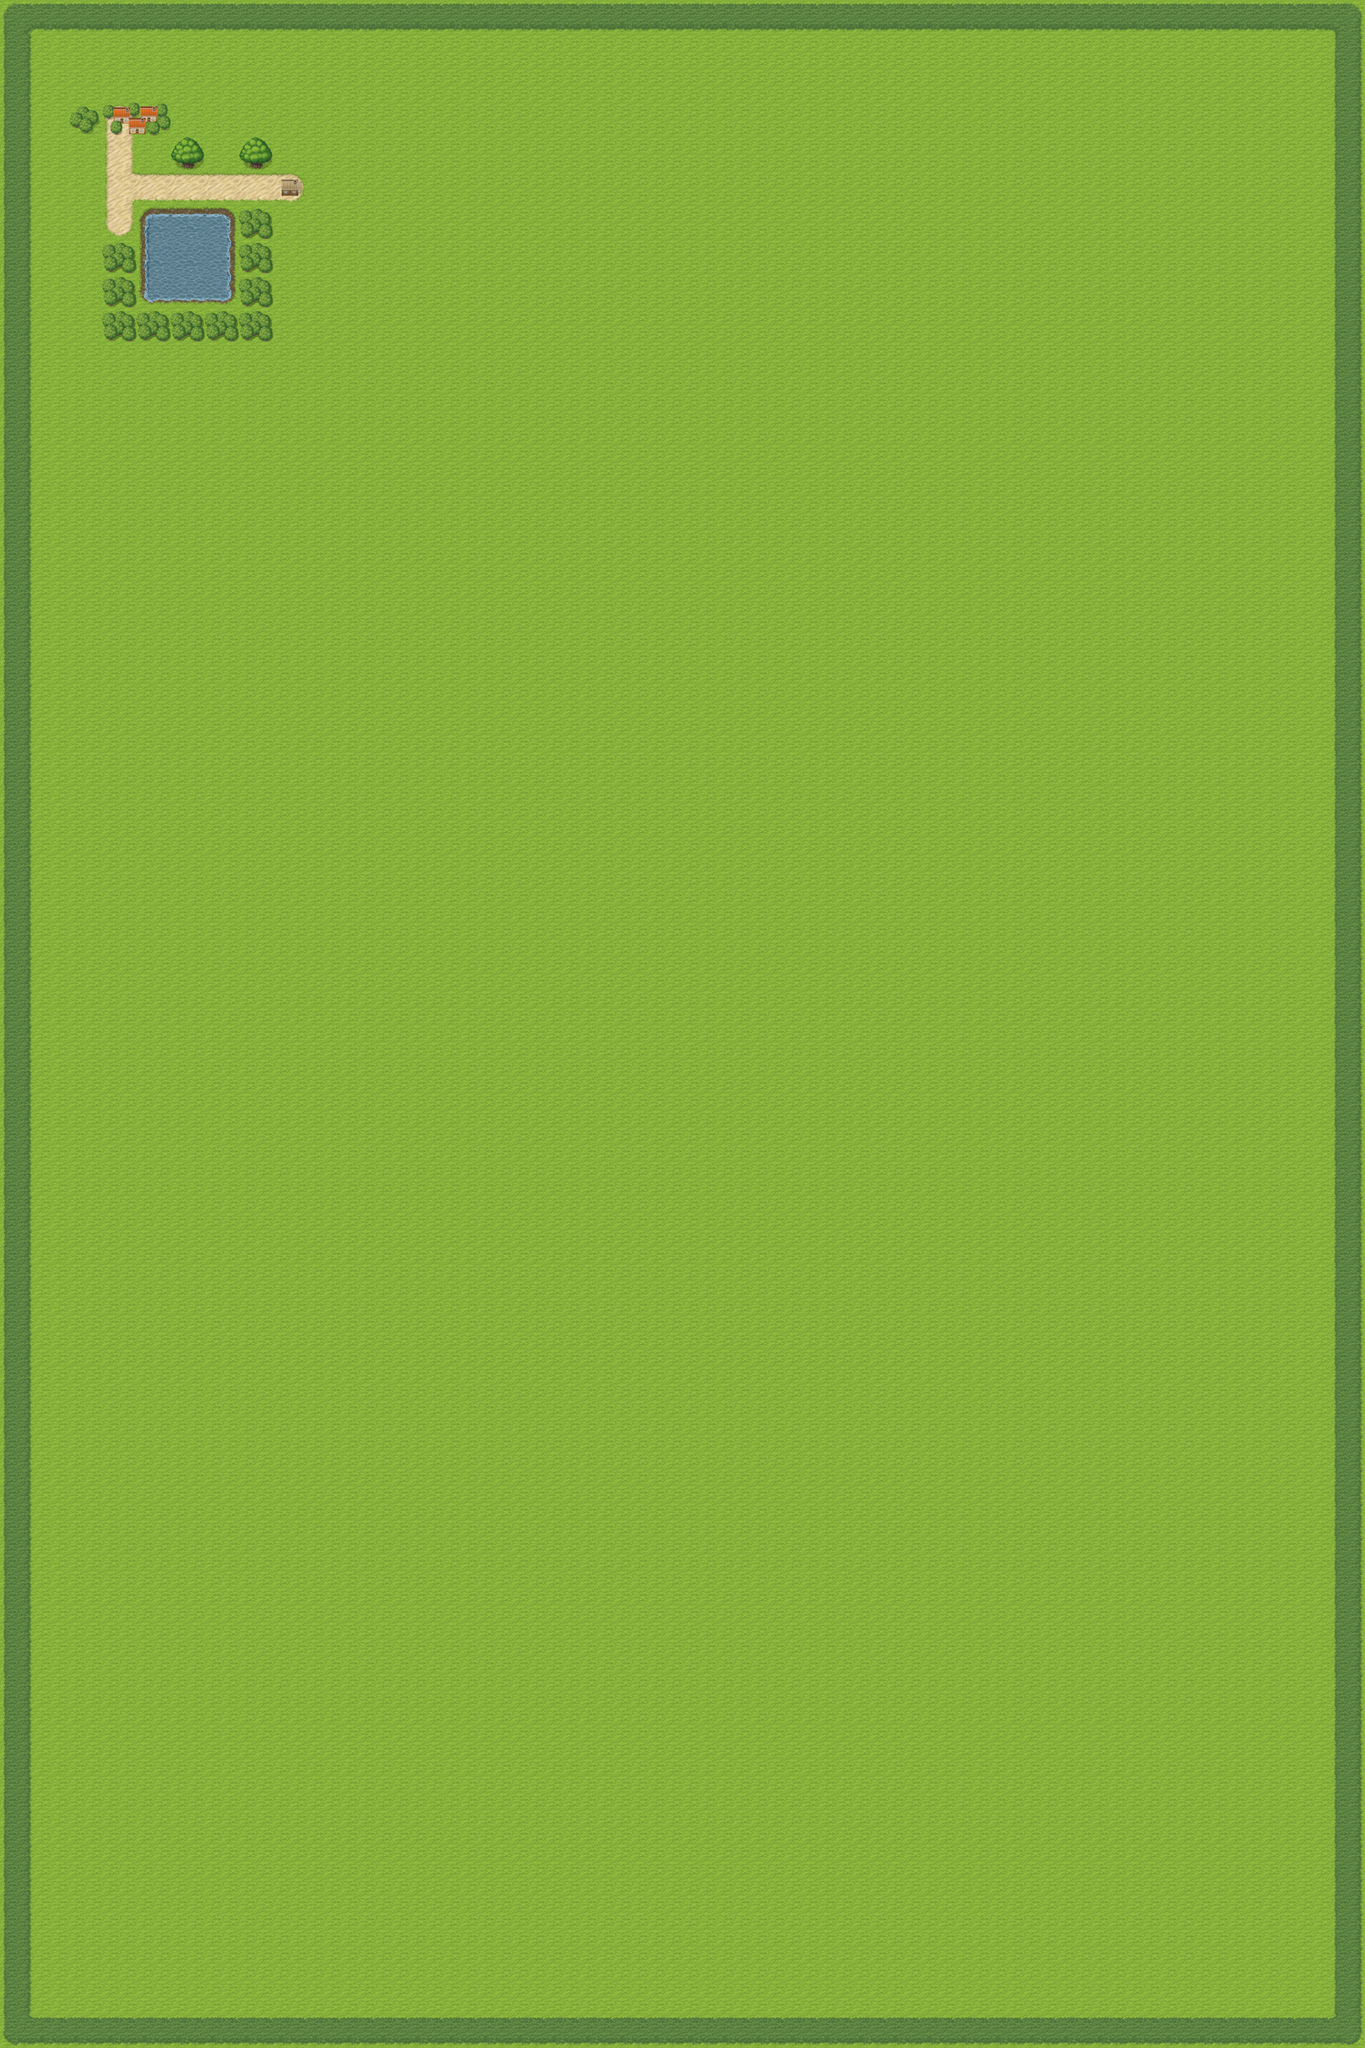

Rendered tile map (Tiled .tmx) drawn with the repository's tilesets; below, a short description and the map source with its tile grids summarised:
An orthogonal 40x60 tile map with 48x48 px tiles, 3 tile layers (ground, paths, decorations), 4 tilesets and 8 objects (4x navigation-route, lake-stop, tahona-stop, park-stop, haru-start).

<map version="1.10" tiledversion="1.12.2" orientation="orthogonal" renderorder="right-down" width="40" height="60" tilewidth="48" tileheight="48" infinite="0" nextlayerid="14" nextobjectid="16">
 <tileset firstgid="1" source="tilesets/pipo-map001.tsx" />
 <tileset firstgid="137" source="tilesets/pipo-map001_at.tsx" />
 <tileset firstgid="617" source="tilesets/CGS_RuralB.tsx" />
 <tileset firstgid="873" source="tilesets/CGS_RuralCSpr.tsx" />
 <layer id="8" name="ground" width="40" height="60">
  <data>[2400 cells, 2395 non-empty, 7 distinct tile ids]</data>
 </layer>
 <layer id="9" name="paths" width="40" height="60">
  <data>[2400 cells, 18 non-empty, 14 distinct tile ids]</data>
 </layer>
 <layer id="10" name="decorations" width="40" height="60">
  <data>[2400 cells, 17 non-empty, 7 distinct tile ids]</data>
 </layer>
 <objectgroup id="13" name="routes">
  <object id="6" name="route-start-to-lake" type="navigation-route" x="75.333" y="77.9997">
   <properties>
    <property name="duration" type="float" value="3" />
    <property name="from" value="haru-start" />
    <property name="id" value="route-start-to-lake" />
    <property name="to" value="lake-stop" />
   </properties>
   <polyline points="92.8182,92.6818 93.9545,233.031" />
  </object>
  <object id="11" name="route-start-to-tahona" type="navigation-route" x="168.5" y="170.5">
   <properties>
    <property name="duration" type="float" value="3" />
    <property name="from" value="haru-start" />
    <property name="id" value="route-start-to-tahona" />
    <property name="to" value="tahona-stop" />
   </properties>
   <polyline points="0,0 0.5,96.5 239.5,96" />
  </object>
  <object id="15" name="route-start-to-park" type="navigation-route" x="168.5" y="170.5">
   <properties>
    <property name="duration" type="float" value="3" />
    <property name="from" value="haru-start" />
    <property name="id" value="route-start-to-park" />
    <property name="to" value="park-stop" />
   </properties>
   <polyline points="0,0 0.5,96.5 244.037,97.6405 245.5,196" />
  </object>
  <object id="12" name="route-lake-to-tahona" type="navigation-route" x="169" y="311">
   <properties>
    <property name="duration" type="float" value="3" />
    <property name="from" value="lake-stop" />
    <property name="id" value="route-lake-to-tahona" />
    <property name="to" value="tahona-stop" />
   </properties>
   <polyline points="0,0 0.5,-44.5 240,-43.5" />
  </object>
 </objectgroup>
 <objectgroup id="11" name="stops">
  <properties>
   <property name="activity" value="home" />
   <property name="id" value="haru-start" />
   <property name="kana" value="H" />
   <property name="label" value="casa" />
  </properties>
  <object id="2" name="lake-stop" x="169.031" y="310.606">
   <properties>
    <property name="activity" value="kana-reading" />
    <property name="id" value="lake-stop" />
    <property name="kana" value="あ" />
    <property name="lesson" value="aiueo" />
    <property name="title" value="Lago" />
    <property name="visible" type="bool" value="true" />
   </properties>
   <point />
  </object>
  <object id="10" name="tahona-stop" x="409.031" y="268.606">
   <properties>
    <property name="activity" value="kana-reading" />
    <property name="id" value="tahona-stop" />
    <property name="kana" value="か" />
    <property name="lesson" value="kakikukeko" />
    <property name="title" value="Tahona" />
    <property name="visible" type="bool" value="true" />
   </properties>
   <point />
  </object>
  <object id="14" name="park-stop" x="412.031" y="366.606">
   <properties>
    <property name="activity" value="kana-reading" />
    <property name="id" value="park-stop" />
    <property name="kana" value="さ" />
    <property name="lesson" value="sasisuseso" />
    <property name="title" value="Parque" />
    <property name="visible" type="bool" value="true" />
   </properties>
   <point />
  </object>
  <object id="13" name="haru-start" x="146.5" y="148.333" width="44" height="43.3333">
   <properties>
    <property name="activity" value="home" />
    <property name="id" value="haru-start" />
    <property name="visible" type="bool" value="false" />
   </properties>
  </object>
 </objectgroup>
</map>
